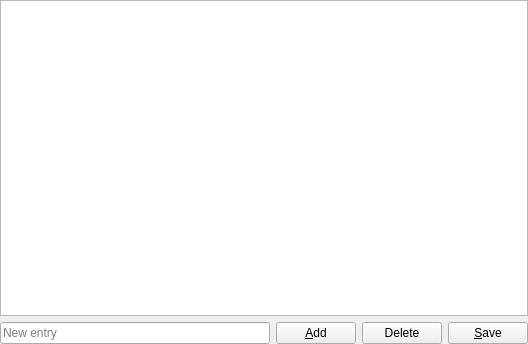
<?xml version="1.0" encoding="UTF-8"?>
<ui version="4.0">
 <class>UserFeedback::Analyzer::SchemaEditWidget</class>
 <widget class="QWidget" name="UserFeedback::Analyzer::SchemaEditWidget">
  <property name="geometry">
   <rect>
    <x>0</x>
    <y>0</y>
    <width>528</width>
    <height>344</height>
   </rect>
  </property>
  <layout class="QVBoxLayout" name="verticalLayout">
   <property name="leftMargin">
    <number>0</number>
   </property>
   <property name="topMargin">
    <number>0</number>
   </property>
   <property name="rightMargin">
    <number>0</number>
   </property>
   <property name="bottomMargin">
    <number>0</number>
   </property>
   <item>
    <widget class="QTableView" name="schemaView">
     <property name="selectionMode">
      <enum>QAbstractItemView::SingleSelection</enum>
     </property>
    </widget>
   </item>
   <item>
    <layout class="QHBoxLayout" name="horizontalLayout">
     <item>
      <widget class="QLineEdit" name="newEntryName">
       <property name="placeholderText">
        <string>New entry</string>
       </property>
      </widget>
     </item>
     <item>
      <widget class="QPushButton" name="addEntryButton">
       <property name="text">
        <string>&amp;Add</string>
       </property>
      </widget>
     </item>
     <item>
      <widget class="QPushButton" name="deleteEntryButton">
       <property name="text">
        <string>Delete</string>
       </property>
      </widget>
     </item>
     <item>
      <widget class="QPushButton" name="saveButton">
       <property name="text">
        <string>&amp;Save</string>
       </property>
      </widget>
     </item>
    </layout>
   </item>
  </layout>
 </widget>
 <resources/>
 <connections/>
</ui>
